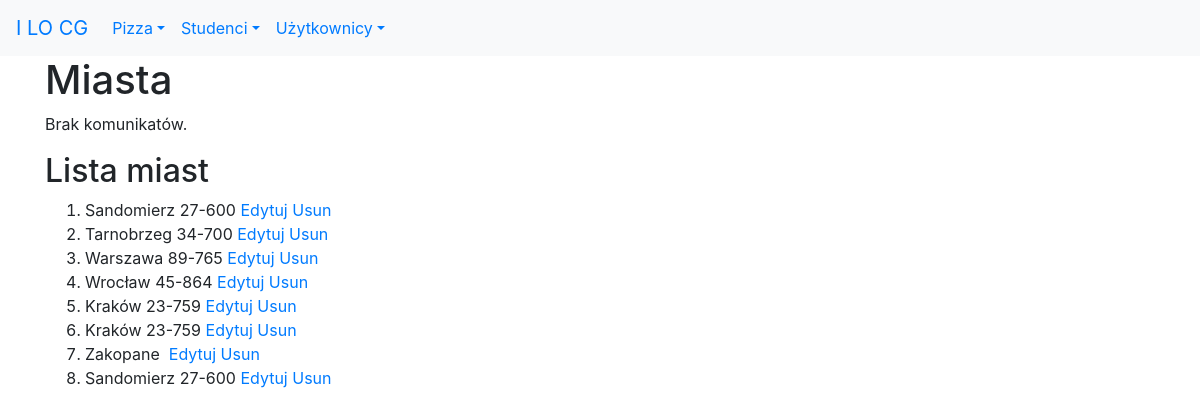
Page /studenci/miasta/lista (signed in) on the committed database.
### studenci/models.py (models this page shows, shortened)
class Miasto(models.Model):
    nazwa = models.CharField(
        verbose_name='miasto',
        max_length=30,
        help_text='Nazwa miasta')
    kod = models.CharField(
        max_length=6,
        help_text='Kod pocztowy')
    class Meta:
        verbose_name_plural = "miasta"

### studenci/templates/studenci/miasto_list.html
{% extends 'szablon.html' %}
{% block naglowek %}Miasta{% endblock naglowek %}
{% block tresc %}
<h2>Lista miast</h2>
<ol>
    {% for miasto in object_list %}
        <li>{{ miasto.nazwa }}&nbsp;{{ miasto.kod }}
            <a href="{% url 'studenci:miasta_edytuj' miasto.id %}">Edytuj</a>
            <a href="{% url 'studenci:miasta_usun' miasto.id %}">Usun</a>
        </li>
    {% endfor %}
</ol>
{% endblock tresc %}

### rows in the picture
Miasto: nazwa "Sandomierz", kod "27-600"
Miasto: nazwa "Tarnobrzeg", kod "34-700"
Miasto: nazwa "Warszawa", kod "89-765"
Miasto: nazwa "Wrocław", kod "45-864"
Miasto: nazwa "Kraków", kod "23-759"
Miasto: nazwa "Kraków", kod "23-759"
Miasto: nazwa "Zakopane"
Miasto: nazwa "Sandomierz", kod "27-600"
